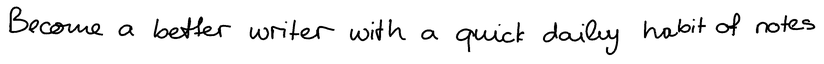
#> input picture src/ductus/presets/loose.png, 824 x 64 px
$ python -i charset.py   (imports and definitions only)
#> lines starting #> are read from the running program, lines starting #| are printed output that depends on the picture; after the words box and inside, x2 and y2 are one past the last pixel; in counts of white or black regions, pixels touching at a corner belong together
### src/ductus/profile.py
"""Build a personal style profile from phone photos of handwritten pages.

Steps per photo: normalise lighting -> find ink (dark, saturated) -> remove printed grid
or ruling -> pick the rotation (0/90/180/270) and deskew -> split into text lines ->
keep clean, wide lines as one-shot style references -> measure layout habits
(x-height, line pitch, baseline drift, word gaps, ink colour, pen weight).
"""
from __future__ import annotations

import json
from pathlib import Path

import cv2
import numpy as np

from .segment import find_text_lines, skew_angle, baseline_and_xheight, stroke_width, column_runs


def load_photo(path: str, max_side: int = 2200) -> np.ndarray:
#> called with path = 'presets/loose.png', max_side = 2200
    img = cv2.imread(str(path), cv2.IMREAD_COLOR)
#> img is the input picture: shape (64, 824, 3); min 0, max 255, mean 239.3
    if img is None:
        raise FileNotFoundError(path)
    h, w = img.shape[:2]
    k = max_side / max(h, w)
    if k < 1:
        img = cv2.resize(img, (int(w * k), int(h * k)), interpolation=cv2.INTER_AREA)
    return img[..., ::-1].copy()  # RGB


def ink_map(rgb: np.ndarray) -> np.ndarray:
    """Ink coverage 0..1 with lighting removed. Pen ink is darker than the local paper
    and (for blue/black pens) more saturated than printed grid lines."""
    f = rgb.astype(np.float32)
    gray = f.mean(axis=2)
    bg = cv2.medianBlur(cv2.resize(gray, (gray.shape[1] // 4, gray.shape[0] // 4)).astype(np.uint8), 21)
    bg = cv2.resize(bg, (gray.shape[1], gray.shape[0])).astype(np.float32)
    dark = np.clip((bg - gray) / np.maximum(bg, 1), 0, 1)       # relative darkness
    hsv = cv2.cvtColor(rgb, cv2.COLOR_RGB2HSV).astype(np.float32)
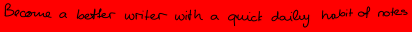
#> hsv: shape (64, 824, 3) float32 (shown at 1/2 size); mean of channels 0, 1, 2 0, 0, 239.3; drawn as B, G, R
    sat = hsv[..., 1] / 255.0
    score = dark * (0.6 + 0.8 * sat)
    t = max(0.10, float(np.percentile(score, 99.5)) * 0.35)
#> t = 0.21
    a = np.clip((score - t * 0.6) / (t * 0.8), 0, 1)
    return a


def paper_mask(rgb: np.ndarray) -> np.ndarray:
    """The page in a photo: the largest bright, low-saturation region, holes filled and the
    border pulled in a little, so the desk, the spiral binding and the page edge are not read
    as ink."""
    hsv = cv2.cvtColor(rgb, cv2.COLOR_RGB2HSV)
    v = cv2.GaussianBlur(hsv[..., 2], (0, 0), 3)
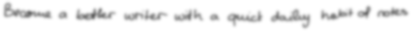
#> v: shape (64, 824) (shown at 1/2 size); min 100, max 255, mean 239.3
    sat = cv2.GaussianBlur(hsv[..., 1], (0, 0), 3)
    t, _ = cv2.threshold(v, 0, 255, cv2.THRESH_BINARY + cv2.THRESH_OTSU)
#> t = 216
    m = ((v > t) & (sat < 90)).astype(np.uint8)
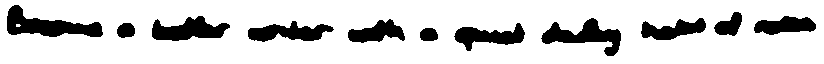
#> m: shape (64, 824); values 0 (black) and 1 (white), 82.5% white; 11 black regions, largest, box (x1, y1, x2, y2) and area: (7, 5, 103, 37) 1490, (541, 18, 621, 56) 1288, (152, 16, 230, 41) 1184
    m = cv2.morphologyEx(m, cv2.MORPH_CLOSE, np.ones((25, 25), np.uint8))
    n, lab, st, _ = cv2.connectedComponentsWithStats(m)
#> n = 2; st = [[-1, 2147483647, 0, 0, 0], [0, 0, 824, 64, 52736]]
    if n < 2:
        return np.ones(rgb.shape[:2], np.float32)
    k = 1 + int(np.argmax(st[1:, cv2.CC_STAT_AREA]))
#> k = 1
    m = (lab == k).astype(np.uint8)
    cnts, _ = cv2.findContours(m, cv2.RETR_EXTERNAL, cv2.CHAIN_APPROX_SIMPLE)
#> cnts = [[[0, 0], [0, 63], [823, 63], [823, 0]]]
    hull = cv2.convexHull(max(cnts, key=cv2.contourArea))
#> hull = [[823, 0], [823, 63], [0, 63], [0, 0]]
    m = np.zeros_like(m)
    cv2.fillPoly(m, [hull], 1)
    e = max(5, int(0.025 * min(m.shape)))
    m = cv2.erode(m, np.ones((e, e), np.uint8))
    if m.mean() < 0.2:                     # no clear page (a scan, or a crop): keep everything
        return np.ones(rgb.shape[:2], np.float32)
    return m.astype(np.float32)


def remove_grid(a: np.ndarray) -> np.ndarray:
    """Remove long thin straight lines (printed grid or ruling) from an ink map."""
    m = (a > 0.35).astype(np.uint8)
    h, w = m.shape
    hk = cv2.getStructuringElement(cv2.MORPH_RECT, (max(40, w // 12), 1))
    vk = cv2.getStructuringElement(cv2.MORPH_RECT, (1, max(40, h // 12)))
    lines = cv2.morphologyEx(m, cv2.MORPH_OPEN, hk) | cv2.morphologyEx(m, cv2.MORPH_OPEN, vk)
    lines = cv2.dilate(lines, np.ones((3, 3), np.uint8))
    out = a.copy()
    out[lines > 0] = 0
    return out


# [42 lines left out: functions grid_period, orient, not called in this run]


def drop_blobs(a: np.ndarray) -> np.ndarray:
    """Remove ink blobs far thicker than pen strokes: spiral-binding rings, shadows, page
    edges. A stroke's thickness is the largest distance-transform value inside it."""
    m = (a > 0.3).astype(np.uint8)
    n, lab, st, _ = cv2.connectedComponentsWithStats(m, connectivity=8)
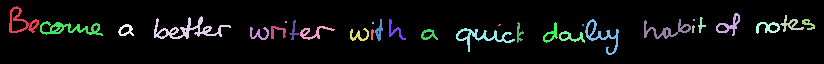
#> lab: shape (64, 824) int32; 31 distinct labels, from 0 to 30; one colour per label, 0 black
#> n = 31; st = 31 rows, first 6: [0, 0, 824, 64, 48957], [9, 6, 30, 27, 255], [716, 13, 24, 23, 173], [780, 15, 24, 17, 131], [154, 16, 77, 23, 514], [698, 17, 8, 16, 47]
    if n < 3:
        return a
    dt = cv2.distanceTransform(m, cv2.DIST_L2, 3)
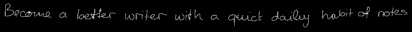
#> dt: shape (64, 824) float32 (shown at 1/2 size); min 0, max 2.74, mean 0.0795; drawn with min black and max white
    thick = np.zeros(n, np.float32)
    np.maximum.at(thick, lab.ravel(), dt.ravel())
    big = st[:, cv2.CC_STAT_AREA] > 20
    big[0] = False
    if big.sum() < 5:
        return a
    med = float(np.median(thick[big]))
#> med = 1.91
    w, h = st[:, cv2.CC_STAT_WIDTH], st[:, cv2.CC_STAT_HEIGHT]
#> w = 31 values, max 824 at index 0, min 2 at index 10, mean 46.71; h = 31 values, max 64 at index 0, min 2 at index 10, mean 16.45
    bad = (thick > 2.6 * med) | (np.maximum(w, h) > 0.5 * max(a.shape))
    bad[0] = False
    out = a.copy()
    mask = bad[lab]
    # also clear the faint halo around a dropped blob
    mask = cv2.dilate(mask.astype(np.uint8), np.ones((7, 7), np.uint8)).astype(bool)
    out[mask] = 0
    return out


# [35 lines left out: function orient_deskew, not called in this run]


def rotate(a: np.ndarray, deg: float) -> np.ndarray:
    h, w = a.shape
    M = cv2.getRotationMatrix2D((w / 2, h / 2), deg, 1.0)
    return cv2.warpAffine(a, M, (w, h), flags=cv2.INTER_LINEAR)


# [277 lines left out: functions _ncomp, cc_lines, line_crops, build, measure_habits, not called in this run]

### src/ductus/segment.py
"""Image utilities: ink masks, word splitting, baselines, stroke width, line finding."""
from __future__ import annotations

import numpy as np


# [11 lines left out: functions ink_alpha, clean_line, not called in this run]


def column_runs(mask_cols: np.ndarray) -> list[tuple[int, int]]:
    """(start, end) of runs of True in a 1-D boolean array (end exclusive)."""
    runs, start = [], None
    for i, v in enumerate(mask_cols):
        if v and start is None:
            start = i
        elif not v and start is not None:
            runs.append((start, i))
            start = None
    if start is not None:
        runs.append((start, len(mask_cols)))
    return runs


# [55 lines left out: functions split_words, baseline_and_xheight, stroke_width, tight_bbox, not called in this run]


def find_text_lines(alpha: np.ndarray, min_h: int = 8) -> list[tuple[int, int]]:
    """Row spans of text lines in a deskewed page-level ink map (projection profile)."""
    import cv2
    rows = alpha.sum(axis=1)
    k = max(3, alpha.shape[0] // 300)
    sm = cv2.GaussianBlur(rows.reshape(-1, 1).astype(np.float32), (1, 2 * k + 1), 0).ravel()
    on = sm > 0.08 * sm.max()
    return [(a, b) for a, b in column_runs(on) if b - a >= min_h]


def skew_angle(alpha: np.ndarray, search: float = 8.0, step: float = 0.25) -> float:
    """Angle (degrees) that maximises horizontal projection sharpness."""
#> called with search = 6, step = 0.25
    import cv2
    h, w = alpha.shape
    small = cv2.resize(alpha, (w // 2, h // 2)) if max(h, w) > 1600 else alpha
    best, best_a = -1.0, 0.0
    c = (small.shape[1] / 2, small.shape[0] / 2)
    for a in np.arange(-search, search + 1e-6, step):
        M = cv2.getRotationMatrix2D(c, a, 1.0)
        r = cv2.warpAffine(small, M, (small.shape[1], small.shape[0]))
        s = np.var(r.sum(axis=1))
        if s > best:
            best, best_a = s, a
#> this loop made 49 passes
#> (s, best, best_a) on passes 1 to 4: (227.9, 227.9, -6), (249.5, 249.5, -5.75), (282.6, 282.6, -5.5), (317.6, 317.6, -5.25)
#> pass 1, in skew_angle, `r = cv2.warpAffine(small, M, (small.shape[1], small.shape[0]))`:
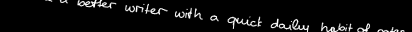
#> r: shape (64, 824) float32 (shown at 1/2 size); min 0, max 1, mean 0.0518
#> after the loop, best = 6384; best_a = 0
    return float(-best_a)  # skew of the content; rotate by -angle to straighten


# [44 lines left out: functions ref_habits, split_by_length, not called in this run]

### src/ductus/charset.py
"""A writer's own capitals, digits and symbols from one photographed character sheet.

The sheet holds each character once, in a known order, one row of the order per written row
(see ROWS). The page is found and deskewed, ink is split into rows and the marks in a row are
grouped into characters by horizontal overlap, then each character is traced to centre-line
strokes (skeleton -> polylines) in x-height units, the format printglyphs uses. The result is
saved as glyphs.json in the style folder; printglyphs then draws these shapes, with its usual
per-use jitter, in place of its plain-print templates."""
from __future__ import annotations

import json
from pathlib import Path

import cv2
import numpy as np

ROWS = ["abcdefghijklmn", "opqrstuvwxyz", "ABCDEFGHIJKLMNOP", "QRSTUVWXYZ", "0123456789",
        "=+-x÷/()%.,:;?!√", "²\"'"]
LOWER_XH = "acemnorsuvwxz"        # letters whose height is the x-height


def page_ink(path: str) -> np.ndarray:
    from . import profile as P
    rgb = P.load_photo(path)
    a = P.drop_blobs(P.remove_grid(P.ink_map(rgb) * P.paper_mask(rgb)))
    from .segment import skew_angle
    ang = skew_angle(a, search=6.0)
#> ang = 0
    a = P.rotate(a, -ang)
    # refine on the character rows themselves: slope of mark bottoms along each row
    rows, _ = rows_of(a)
    sl = []
    for _, comps in rows:
        if len(comps) >= 8:
            x = np.array([s[0] + s[2] / 2 for _, s in comps]); y = np.array([s[1] + s[3] for _, s in comps])
            b = np.polyfit(x, y, 1)[0]
            r = y - np.polyval([b, np.polyval(np.polyfit(x, y, 1), 0)], x)
            ok = np.abs(r) < 2 * np.median(np.abs(r)) + 1
            if ok.sum() >= 5:
                sl.append(np.polyfit(x[ok], y[ok], 1)[0])
    if sl:
        a = P.rotate(a, float(np.degrees(np.arctan(np.median(sl)))))
    return a


def _components(a):
    m = (a > 0.3).astype(np.uint8)
    n, lab, st, _ = cv2.connectedComponentsWithStats(m, connectivity=8)
#> n = 31
    return [(i, st[i]) for i in range(1, n) if st[i, cv2.CC_STAT_AREA] >= 4], lab


def _group(boxes, tol, st=None, vgap=None):
    """Merge marks whose x-ranges overlap (i, j, =, ÷, :, ;, %, ?, !). With stats `st` and
    `vgap`, marks merge only if they are also vertically close."""
    boxes = sorted(boxes, key=lambda b: b[0])
    groups = []
    for b in boxes:
        best = None
        for g in groups:
            x0, x1 = min(c[0] for c in g), max(c[1] for c in g)
            if min(x1, b[1]) - max(x0, b[0]) <= -tol:
                continue
            if st is not None:
                gy0 = min(st[c[2]][1] for c in g); gy1 = max(st[c[2]][1] + st[c[2]][3] for c in g)
                by0, by1 = st[b[2]][1], st[b[2]][1] + st[b[2]][3]
                if max(gy0 - by1, by0 - gy1) > vgap:
                    continue
            best = g
        if best is not None:
            best.append(b)
        else:
            groups.append([b])
    return sorted(groups, key=lambda g: min(c[0] for c in g))


def rows_of(a: np.ndarray):
    from .segment import find_text_lines
    comps, lab = _components(a)
#> comps = 30 items, first 6: (1, [9, 6, 30, 27, 255]), (2, [716, 13, 24, 23, 173]), (3, [780, 15, 24, 17, 131]), (4, [154, 16, 77, 23, 514]), (5, [698, 17, 8, 16, 47]), (6, [375, 19, 8, 22, 82])
    if not comps:
        return [], lab
    hs = np.array([s[cv2.CC_STAT_HEIGHT] for _, s in comps])
#> hs = 30 values, max 36 at index 7, min 2 at index 9, mean 14.87
    unit = float(np.median(hs))
#> unit = 13.5
    # keep ordinary marks: no long rules or tall bars from the page edge
    comps = [(i, s) for i, s in comps if s[cv2.CC_STAT_WIDTH] < 8 * unit and s[cv2.CC_STAT_HEIGHT] < 6 * unit]
    keep = np.isin(lab, [i for i, _ in comps])
    spans = find_text_lines(a * keep, min_h=max(4, int(0.4 * unit)))
#> in find_text_lines, `rows = alpha.sum(axis=1)`: rows = 64 values, max 242.6 at index 32, min 0 at index 0, mean 56.43
#> in find_text_lines, `sm = cv2.GaussianBlur(rows.reshape(-1, 1).astype(np.float32), (1, 2 * ..`: sm = 64 values, max 232.3 at index 31, min 0 at index 0, mean 56.43
#> the loop in column_runs, `for i, v in enumerate(mask_cols):` made 64 passes
#> (v, start) on pass 18: (True, 17)
#> after the loop in column_runs, `for i, v in enumerate(mask_cols):`: runs = [(17, 43)]
#> spans = [(17, 43)]
    # marks outside every span (a thin bar, a dot) join the nearest span within one mark height
    def _near(s):
        c = s[1] + s[3] / 2
        d = [(max(a_ - c, c - b, 0), k) for k, (a_, b) in enumerate(spans)]
        return min(d) if d else (1e9, -1)
    grow = {}
    for i, s in comps:
        dist, k = _near(s)
        if 0 < dist <= unit:
            a_, b = spans[k]
            c = int(s[1] + s[3] / 2)
            grow[k] = (min(grow.get(k, (a_, b))[0], c), max(grow.get(k, (a_, b))[1], c + 1))
#> this loop made 30 passes
#> s on passes 1 to 4: [9, 6, 30, 27, 255], [716, 13, 24, 23, 173], [780, 15, 24, 17, 131], [154, 16, 77, 23, 514]
#> after the loop, grow = 0 items
    spans = [grow.get(k, sp) for k, sp in enumerate(spans)]
    rows = []
    hmed = float(np.median([b - a_ for a_, b in spans])) if spans else 0
#> hmed = 26
    for y0, y1 in spans:
        mine = [(i, s) for i, s in comps
                if y0 <= s[cv2.CC_STAT_TOP] + s[cv2.CC_STAT_HEIGHT] / 2 < y1]
        if not mine:
            continue
        if y1 - y0 > 1.5 * hmed and len(mine) > 3:
            # two written rows that drift into each other: chain characters left to right,
            # each joining the row whose last character sits closest in height
            st = dict(mine)
            chars = _group([(s[0], s[0] + s[2], i) for i, s in mine], tol=0.05 * unit, st=st, vgap=1.0 * unit)
            def cy(g):
                return np.mean([st[b[2]][1] + st[b[2]][3] / 2 for b in g])
            chains = []
            for g in sorted(chars, key=lambda g: min(b[0] for b in g)):
                c, x = cy(g), min(b[0] for b in g)
                # nearest row end in 2D: height difference plus some of the horizontal gap
                cost = lambda ch: abs(ch[-1][0] - c) + 0.3 * max(0, x - ch[-1][2])
                best = min(chains, key=cost, default=None)
                if best is not None and abs(best[-1][0] - c) < 0.7 * hmed:
                    best.append((c, g, max(b[1] for b in g)))
                else:
                    chains.append([(c, g, max(b[1] for b in g))])
            chains.sort(key=lambda ch: np.mean([c for c, _, _ in ch]))
            for ch in chains:
                ids = [b[2] for _, g, _ in ch for b in g]
                cs = [c for c, _, _ in ch]
                rows.append(((int(min(cs)), int(max(cs)) + 1), [(i, st[i]) for i in ids]))
            continue
        rows.append(((y0, y1), mine))
#> this loop made 1 pass
#> after the loop, rows = 1 item
    return rows, lab


def segment(path: str, rows=ROWS, log=print):
    a = page_ink(path)
#> the loop in page_ink, `for _, comps in rows:` made 1 pass
#> b on pass 1: -0.00393
#> after the loop in page_ink, `for _, comps in rows:`: sl = [-0.00495]
    found, lab = rows_of(a)
#> in _components (call 2), `n, lab, st, _ = cv2.connectedComponentsWithStats(m, connectivity=8)`:
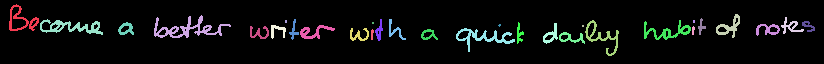
#> lab: shape (64, 824) int32; 31 distinct labels, from 0 to 30; one colour per label, 0 black
#> in _components (call 2), `n, lab, st, _ = cv2.connectedComponentsWithStats(m, connectivity=8)`: st = 31 rows, first 6: [0, 0, 824, 64, 48692], [9, 4, 30, 27, 254], [154, 15, 77, 23, 522], [716, 14, 24, 24, 203], [781, 17, 23, 17, 129], [40, 19, 63, 16, 391]
#> the loop in column_runs (call 2), `for i, v in enumerate(mask_cols):` made 64 passes
#> (v, start) on pass 17: (True, 16)
#> the loop in rows_of (call 2), `for i, s in comps:` made 30 passes
#> s on passes 1 to 4: [9, 4, 30, 27, 254], [154, 15, 77, 23, 522], [716, 14, 24, 24, 203], [781, 17, 23, 17, 129]
#> the loop in rows_of (call 2), `for y0, y1 in spans:` made 1 pass
#> (y0, y1) on pass 1: (16, 43)
#> found = 1 item
    # rows with the most marks, in reading order, are the character rows
    unit = np.median([s[cv2.CC_STAT_HEIGHT] for _, c in found for _, s in c])
#> unit = 14
    out = []
    lab_h = {i: s[cv2.CC_STAT_HEIGHT] for _, c in found for i, s in c}
#> lab_h = 30 items
    for (y0, y1), comps in found:
        bx = [(s[0], s[0] + s[2], i) for i, s in comps]
        g = _group(bx, tol=0.05 * unit, st=dict(comps), vgap=1.3 * unit)
        out.append(((y0, y1), g))
#> this loop made 1 pass
#> after the loop, out = 1 item
    out = [r for r in out if len(r[1]) >= 2]
    # page specks and paper-edge smears: rows whose marks are much smaller than characters
    sizes = []
    for _, g in out:
        hs = [max(lab_h[b[2]] for b in grp) for grp in g]
        sizes.append(float(np.median(hs)))
#> this loop made 1 pass
#> after the loop, sizes = [17]
    big = np.median(sizes) if sizes else 0
#> big = 17
    out = [r for r, sz in zip(out, sizes) if sz >= 0.45 * big]
    log(f"rows found: {[len(g) for _, g in out]}")
#| rows found: [23]
    return a, lab, out


def assign(path: str, rows=ROWS, log=print) -> dict:
    """{char: (crop alpha, (x0, y0) of the crop on the page)} for every character found, plus
    '_rows': baseline and x-height per sheet row. Rows are matched to the expected order by
    count; extra marks (page specks) are dropped smallest first."""
    a, lab, found = segment(path, rows, log)
#> found = 1 item
    ink = lambda g: float(sum(a[lab == b[2]].sum() for b in g))
    # pair expected rows with found rows in order, skipping found rows that fit no expected row
    out, k = {}, 0
    for (y0, y1), groups in found:
        if k >= len(rows):
            break
        want = rows[k]
        if len(groups) < len(want) or len(groups) > len(want) + 3:
            log(f"skip row y={y0}: {len(groups)} marks, next expected {len(want)} ({want[:4]}...)")
            continue
        while len(groups) > len(want):
            groups = [g for g in groups if g is not min(groups, key=ink)]
        for ch, g in zip(want, groups):
            ids = [b[2] for b in g]
            m = np.isin(lab, ids)
            ys, xs = np.where(m)
            y_0, y_1, x_0, x_1 = ys.min(), ys.max() + 1, xs.min(), xs.max() + 1
            out[ch] = (a[y_0:y_1, x_0:x_1] * m[y_0:y_1, x_0:x_1], (int(x_0), int(y_0)), k)
        k += 1
#> this loop made 1 pass
#> (printed output is left out)
#> after the loop, k = 0; out = 0 items
    log(f"characters: {len(out)} of {sum(map(len, rows))}")
#| characters: 0 of 81
    return out


# [64 lines left out: function _trace, not called in this run]


DOTTED = "ij.,:;!?÷%"
BASE_ROW_CHARS = {0: "acemnorsuvwxz", 1: "acemnorsuvwxz", 2: None, 3: None, 4: None, 5: "x!?.:"}


def build_glyphs(path: str, out_json: str | None = None, rows=ROWS, log=print) -> dict:
    """Trace the character sheet into printglyphs templates (x-height units, baseline y = 0)."""
    chars = assign(path, rows, log)
#> chars = 0 items
    lower = [c for c in LOWER_XH if c in chars]
#> lower = []
    xh = float(np.median([chars[c][0].shape[0] for c in lower])) if lower else 20.0
#> xh = 20
    # baseline per sheet row: median bottom of the characters that sit on it
    base = {}
    for r in range(len(rows)):
        sel = BASE_ROW_CHARS.get(r)
        mine = [(c, v) for c, v in chars.items() if v[2] == r and (sel is None or c in sel)]
        if r in (2, 3):
            mine = [(c, v) for c, v in mine if c not in "QJ"]
        if mine:
            xs = np.array([v[1][0] + v[0].shape[1] / 2 for _, v in mine])
            ys = np.array([v[1][1] + v[0].shape[0] for _, v in mine], float)
            if len(mine) >= 4:
                # rows drift as they are written: a robust line through the bottoms
                fit = np.polyfit(xs, ys, 1)
                ok = np.abs(ys - np.polyval(fit, xs)) < max(2.0, 2 * np.median(np.abs(ys - np.polyval(fit, xs))))
                fit = np.polyfit(xs[ok], ys[ok], 1) if ok.sum() >= 3 else fit
                base[r] = fit
            else:
                base[r] = np.array([0.0, float(np.median(ys))])
#> after the loop, base = 0 items
    glyphs = {}
    for ch, (crop, (x0, y0), r) in chars.items():
        if r not in base:
            continue
        lines = _trace(crop, min_len=0.18 * xh, dots=ch in DOTTED)
        b = float(np.polyval(base[r], x0 + crop.shape[1] / 2))
        tpl = []
        for q in lines:
            u = np.c_[q[:, 0] / xh, (q[:, 1] + y0 - b) / xh]
            length = float(np.sum(np.hypot(*np.diff(u, axis=0).T))) if len(u) > 1 else 0.0
            if len(u) > 8 and np.hypot(*(u[-1] - u[0])) < max(0.22, 0.12 * length) and ch not in "CcGJUu(){}":
                u = np.vstack([u, u[:1]])          # a closed loop (O, 0, D): close it
                closed = True
            else:
                closed = False
            if len(u) == 1 or np.ptp(u, axis=0).max() < 0.1:
                if ch not in DOTTED and len(lines) > 1:
                    continue
                tpl.append(["d", [[round(float(u[:, 0].mean()), 3), round(float(u[:, 1].mean()), 3)]]])
            else:
                eps = 0.03
                d = u[-1] - u[0]
                n_ = np.hypot(*d)
                if n_ > 0.2:
                    dev = np.abs((u[:, 0] - u[0, 0]) * d[1] - (u[:, 1] - u[0, 1]) * d[0]) / n_
                    if dev.max() < 0.09:          # a straight bar: keep it straight
                        u = u[[0, -1]]
                ap = cv2.approxPolyDP((u * 1000).astype(np.float32).reshape(-1, 1, 2), eps * 1000, False)
                ap = ap.reshape(-1, 2) / 1000.0
                if closed and np.hypot(*(ap[-1] - ap[0])) > 1e-3:
                    ap = np.vstack([ap, ap[:1]])
                tpl.append(["s" if len(ap) > 3 else "c", [[round(float(x), 3), round(float(y), 3)] for x, y in ap]])
        if tpl:
            glyphs[ch] = tpl
    res = {"source": "character sheet", "xh_px": round(xh, 2), "glyphs": glyphs}
    if out_json:
        Path(out_json).write_text(json.dumps(res, ensure_ascii=False))
    log(f"traced {len(glyphs)} characters, x-height {xh:.1f} px")
#| traced 0 characters, x-height 20.0 px
    return res

>>> result = build_glyphs('presets/loose.png')
#> result = 3 items
